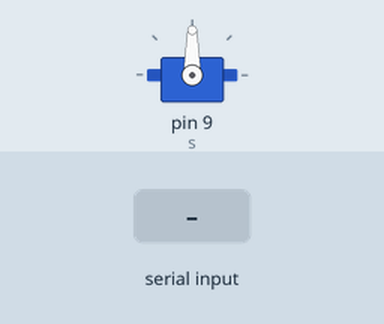
This sketch was run on a simulated Arduino Uno, built with avr-gcc and run on an emulated ATmega328P. Parts: servo. The test bench sets the inputs (shaded band).

Above: at 1.2 s.
1.3 s: "1" received over Serial
At 1.9 s:
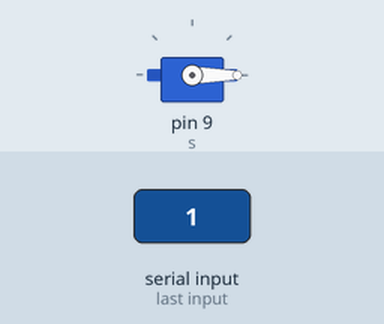
2.8 s: "0" received over Serial
At 4.0 s:
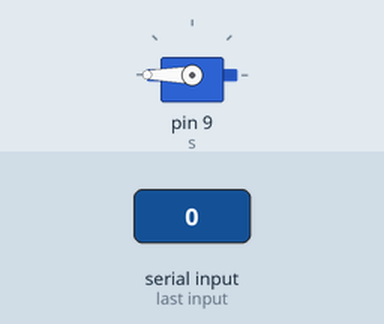
4.3 s: "2" received over Serial
At 5.4 s:
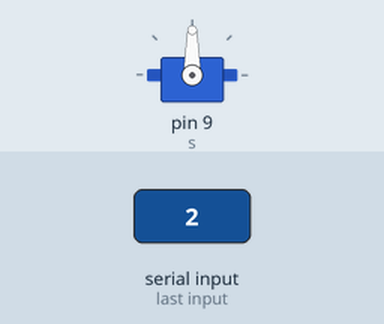
Timing chart, 0 to 7.3 s (numbered marks = the images above; inputs shaded):
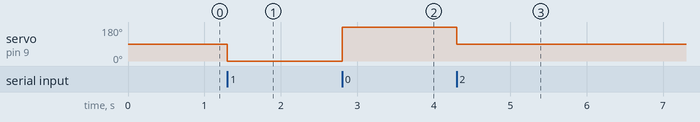

The sketch:

basic_relay.ino
```cpp
#include <Servo.h>

Servo s;

void setup()
{
    // put your setup code here, to run once:
    s.attach(9);
    s.write(90);
    Serial.begin(9600);
}

void loop()
{
    // put your main code here, to run repeatedly:
    if (Serial.available() > 0)
    {
        char c = Serial.read();
        if (c == '1')
            s.write(0);
        else if (c == '0')
            s.write(180);
        else
            s.write(90);

        delay(500);
    }
}
```

Measured:
- after the input at 1.3 s, servo on pin 9 (s): 90° → 0° at once
- after the input at 2.8 s, servo on pin 9 (s): 0° → 180° at once
- after the input at 4.3 s, servo on pin 9 (s): 180° → 90° at once
